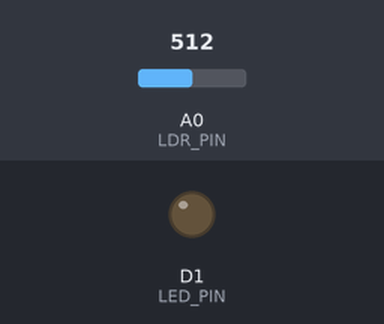
This sketch was run on a simulated ESP8266 (NodeMCU). On the bench: output pins drawn as LEDs (lit = HIGH). The inputs (shaded band) are chosen by the test bench; at power-on: A0 (LDR_PIN) = 512. WiFi joins after 1.5 s; servers stay silent unless stated; random numbers use the default seed unless the sketch sets one; no MQTT or app messages arrive unless stated; what the sketch prints to the serial monitor is not drawn.

Above: at 2.7 s.
2.8 s: A0 (LDR_PIN) set to 406
5.5 s: A0 (LDR_PIN) set to 392
At 6.2 s:
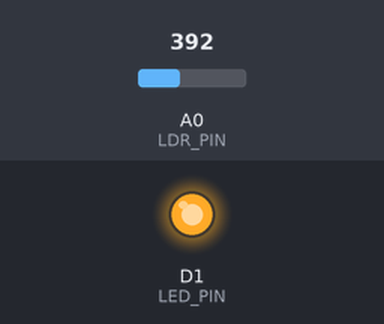
8.2 s: A0 (LDR_PIN) set to 410
At 10.5 s:
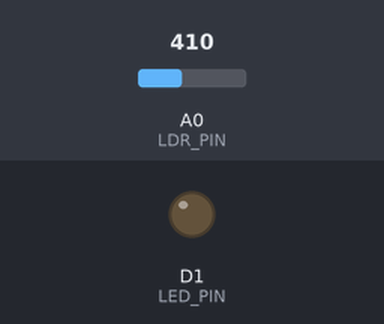
11.0 s: A0 (LDR_PIN) set to 390
At 12.0 s:
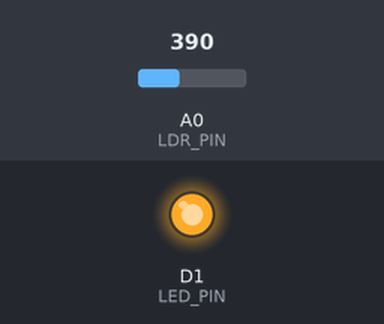
Timing chart, 0 to 14.0 s (numbered marks = the images above; inputs shaded):
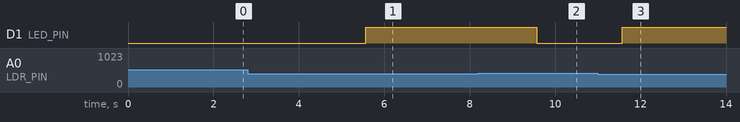

Measured:
- the behaviour switches between 400 and 399 on A0 (LDR_PIN) (found by bisection; images 0 and 1)
- after the input at 2.8 s, every drawn part: stays the same
- after the input at 5.5 s, D1 (LED_PIN): LOW → HIGH after 0.07 s
- after the input at 8.2 s, D1 (LED_PIN): HIGH → LOW after 1.4 s
- after the input at 11.0 s, D1 (LED_PIN): LOW → HIGH after 0.57 s

The sketch:

publisher.ino
```cpp
#include <ESP8266WiFi.h>
#include <PubSubClient.h>

// WiFi and MQTT Setup
const char* ssid = "YOUR_WIFI_SSID";
const char* password = "YOUR_WIFI_PASSWORD";
const char* mqtt_server = "broker.hivemq.com";
const char* mqtt_topic = "yourunique/smart_light/status"; // Change this!

// Pin Configurations
const int LDR_PIN = A0;
const int LED_PIN = D1;

// Threshold for darkness (0 to 1024). Lower means darker.
const int DARKNESS_THRESHOLD = 400;

WiFiClient espClient;
PubSubClient client(espClient);

void setup_wifi() {
  delay(10);
  Serial.println();
  Serial.print("Connecting to ");
  Serial.println(ssid);
  WiFi.begin(ssid, password);
  while (WiFi.status() != WL_CONNECTED) {
    delay(500);
    Serial.print(".");
  }
  Serial.println("\nWiFi connected");
}

void reconnect() {
  while (!client.connected()) {
    Serial.print("Attempting MQTT connection...");
    // Create a random client ID
    String clientId = "ESP8266Client-Publisher-";
    clientId += String(random(0, 0xffff), HEX);

    if (client.connect(clientId.c_str())) {
      Serial.println("connected");
    } else {
      Serial.print("failed, rc=");
      Serial.print(client.state());
      Serial.println(" try again in 5 seconds");
      delay(5000);
    }
  }
}

void setup() {
  pinMode(LED_PIN, OUTPUT);
  Serial.begin(115200);
  setup_wifi();
  client.setServer(mqtt_server, 1883);
}

void loop() {
  if (!client.connected()) {
    reconnect();
  }
  client.loop();

  // Read LDR Value
  int ldrValue = analogRead(LDR_PIN);
  Serial.print("LDR Value: ");
  Serial.println(ldrValue);

  // Check threshold and publish state
  if (ldrValue < DARKNESS_THRESHOLD) {
    digitalWrite(LED_PIN, HIGH); // Turn on local light
    client.publish(mqtt_topic, "ON");
    Serial.println("Status Published: ON");
  } else {
    digitalWrite(LED_PIN, LOW);  // Turn off local light
    client.publish(mqtt_topic, "OFF");
    Serial.println("Status Published: OFF");
  }

  delay(2000); // Send data every 2 seconds
}
```
